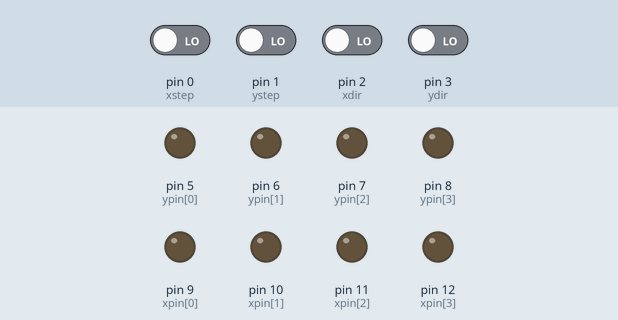
This sketch was run on a simulated Arduino Uno, built with avr-gcc and run on an emulated ATmega328P. On the bench: output pins drawn as LEDs (lit = HIGH). Inputs (shaded band) come from the test bench; at power-on: pin 0 (xstep), pin 1 (ystep), pin 2 (xdir), pin 3 (ydir) LOW.

Above: at 1.2 s.
1.3 s: pin 0 (xstep) driven HIGH
At 2.3 s:
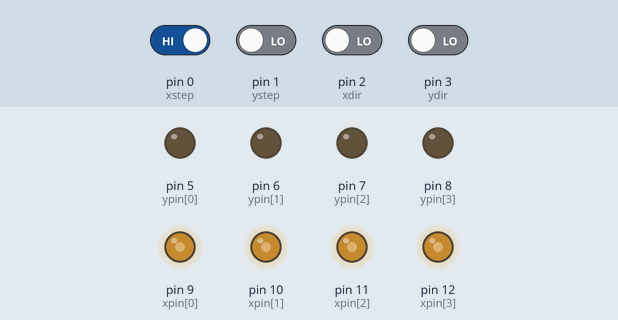
2.8 s: pin 1 (ystep) driven HIGH
At 3.9 s:
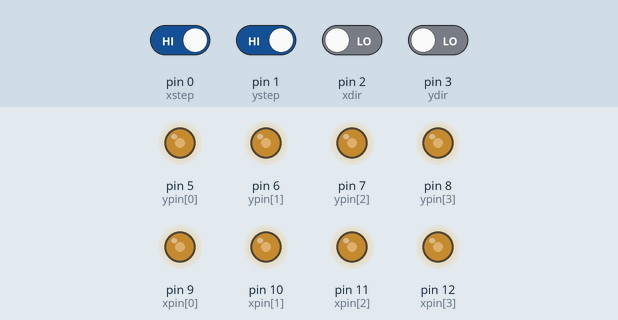
4.3 s: pin 3 (ydir) driven HIGH
At 5.5 s:
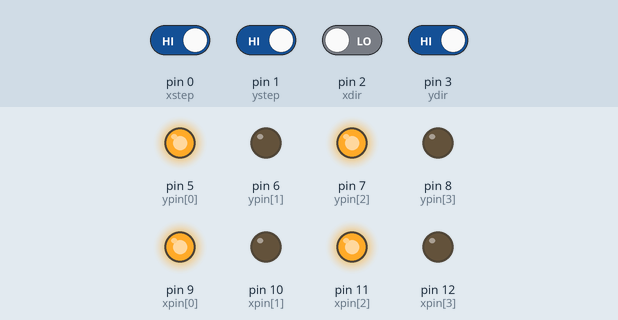
5.8 s: pin 2 (xdir) driven HIGH
At 6.6 s:
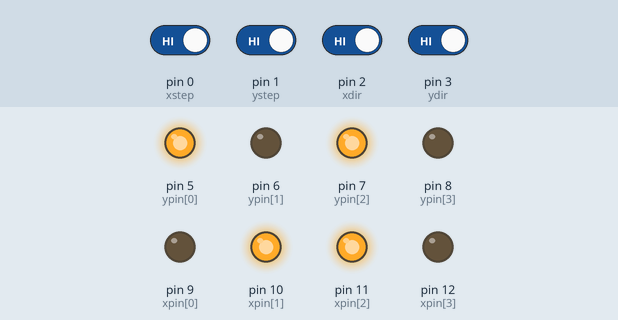
7.3 s: pin 1 (ystep) driven LOW
At 8.1 s:
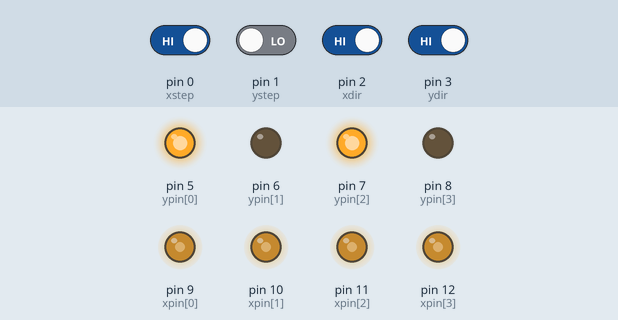
8.8 s: pin 0 (xstep) driven LOW
At 9.9 s:
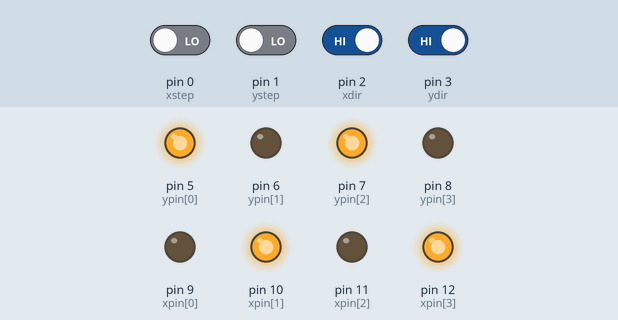
Timing chart, 0 to 11.3 s (numbered marks = the images above; inputs shaded):
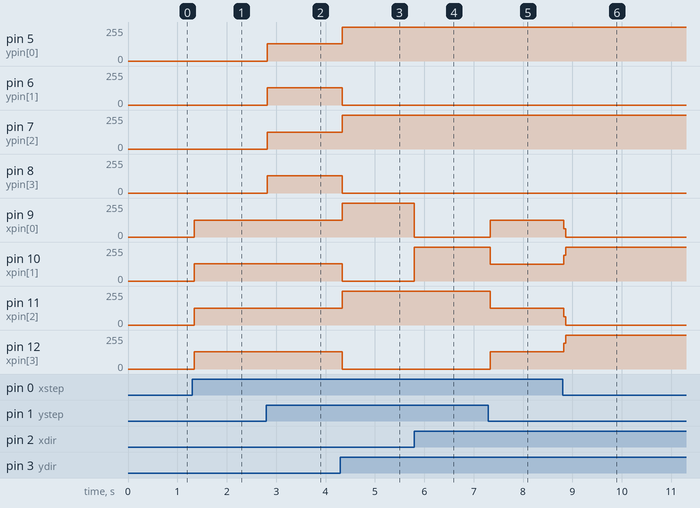

Measured:
- after the input at 1.3 s, pin 9 (xpin[0]), pin 11 (xpin[2]): 0/255 → 127/255 at once; pin 10 (xpin[1]), pin 12 (xpin[3]): 0/255 → 128/255 at once
- after the input at 2.8 s, pin 5 (ypin[0]), pin 6 (ypin[1]): 0/255 → 128/255 at once; pin 7 (ypin[2]): 0/255 → 127/255 at once; pin 8 (ypin[3]): 0/255 → 129/255 at once
- after the input at 4.3 s, pin 5 (ypin[0]): 128/255 → 255/255 at once; pin 6 (ypin[1]), pin 10 (xpin[1]), pin 12 (xpin[3]): 128/255 → 0/255 at once; pin 7 (ypin[2]), pin 9 (xpin[0]), pin 11 (xpin[2]): 127/255 → 255/255 at once; pin 8 (ypin[3]): 129/255 → 0/255 at once
- after the input at 5.8 s, pin 9 (xpin[0]): 255/255 → 0/255 at once; pin 10 (xpin[1]): 0/255 → 255/255 at once
- after the input at 7.3 s, pin 9 (xpin[0]): 0/255 → 127/255 at once; pin 10 (xpin[1]), pin 11 (xpin[2]): 255/255 → 126/255 at once; pin 12 (xpin[3]): 0/255 → 129/255 at once
- after the input at 8.8 s, pin 9 (xpin[0]): 127/255 → 0/255 at once; pin 10 (xpin[1]): 126/255 → 255/255 at once; pin 11 (xpin[2]): 126/255 → 0/255 at once; pin 12 (xpin[3]): 129/255 → 255/255 at once

The sketch:

Stepper_motor_abu_xy.ino
```cpp
//STEPPER MOTOR DRIVING PROGRAM
//MOTOR 4209L-03-01

//INPUT pin definition
//for step
int xstep = 0;
int ystep = 1;
//for direction
int xdir = 2;
int ydir = 3;
//OUTPUT pin definition
int xpin[4] = {9,10,11,12};
int ypin[4] = {5,6,7,8};

//initialize the constant
int xnum = 1;
int ynum = 1;

void setup(){
  //OUTPUT pin setting
  for(int i=0;i < 4;i++){
    pinMode(xpin[i], OUTPUT);
    pinMode(ypin[i], OUTPUT);
  }
  //INPUT pin setting
  pinMode(xstep,INPUT);
  pinMode(xdir,INPUT);
  pinMode(ystep,INPUT);
  pinMode(ydir,INPUT);
}

void loop(){
  //FOR XSTEP
  if(digitalRead(xdir) == HIGH) {
  // reverse
  if(digitalRead(xstep) == HIGH){
  switch(xnum){
  case 1:
      //STEP4
      digitalWrite(xpin[0], LOW);
      digitalWrite(xpin[1], HIGH);
      digitalWrite(xpin[2], HIGH);
      digitalWrite(xpin[3], LOW);
      xnum = 2;
      break;
  case 2:
      //STEP3
      digitalWrite(xpin[0], LOW);
      digitalWrite(xpin[1], HIGH);
      digitalWrite(xpin[2], LOW);
      digitalWrite(xpin[3], HIGH);
      xnum = 3;
      break;
  case 3:
      //STEP2
      digitalWrite(xpin[0], HIGH);
      digitalWrite(xpin[1], LOW);
      digitalWrite(xpin[2], LOW);
      digitalWrite(xpin[3], HIGH);
      xnum = 4;
      break;
  case 4:
      //STEP1
      digitalWrite(xpin[0], HIGH);
      digitalWrite(xpin[1], LOW);
      digitalWrite(xpin[2], HIGH);
      digitalWrite(xpin[3], LOW);
      xnum = 1;
      break;
     }
    }
  } else{
  if(digitalRead(xstep) == HIGH){
  switch(xnum){
    case 1:
      //STEP1
      digitalWrite(xpin[0], HIGH);
      digitalWrite(xpin[1], LOW);
      digitalWrite(xpin[2], HIGH);
      digitalWrite(xpin[3], LOW);
      xnum = 2;
      break;
    case 2:
      //STEP2
      digitalWrite(xpin[0], HIGH);
      digitalWrite(xpin[1], LOW);
      digitalWrite(xpin[2], LOW);
      digitalWrite(xpin[3], HIGH);
      xnum = 3;
      break;
    case 3:
      //STEP3
      digitalWrite(xpin[0], LOW);
      digitalWrite(xpin[1], HIGH);
      digitalWrite(xpin[2], LOW);
      digitalWrite(xpin[3], HIGH);
      xnum = 4;
      break;
    case 4:
      //STEP4
      digitalWrite(xpin[0], LOW);
      digitalWrite(xpin[1], HIGH);
      digitalWrite(xpin[2], HIGH);
      digitalWrite(xpin[3], LOW);
      xnum = 1;
      break;
     }
    }
  }

  //FOR YSTEP
  if(digitalRead(ydir) == HIGH) {
  // reverse
  if(digitalRead(ystep) == HIGH){
  switch(ynum){
  case 1:
      //STEP4
      digitalWrite(ypin[0], LOW);
      digitalWrite(ypin[1], HIGH);
      digitalWrite(ypin[2], HIGH);
      digitalWrite(ypin[3], LOW);
      ynum = 2;
      break;
  case 2:
      //STEP3
      digitalWrite(ypin[0], LOW);
      digitalWrite(ypin[1], HIGH);
      digitalWrite(ypin[2], LOW);
      digitalWrite(ypin[3], HIGH);
      ynum = 3;
      break;
  case 3:
      //STEP2
      digitalWrite(ypin[0], HIGH);
      digitalWrite(ypin[1], LOW);
      digitalWrite(ypin[2], LOW);
      digitalWrite(ypin[3], HIGH);
      ynum = 4;
      break;
  case 4:
      //STEP1
      digitalWrite(ypin[0], HIGH);
      digitalWrite(ypin[1], LOW);
      digitalWrite(ypin[2], HIGH);
      digitalWrite(ypin[3], LOW);
      xnum = 1;
      break;
     }
    }
  } else{
  if(digitalRead(ystep) == HIGH){
  switch(ynum){
    case 1:
      //STEP1
      digitalWrite(ypin[0], HIGH);
      digitalWrite(ypin[1], LOW);
      digitalWrite(ypin[2], HIGH);
      digitalWrite(ypin[3], LOW);
      ynum = 2;
      break;
    case 2:
      //STEP2
      digitalWrite(ypin[0], HIGH);
      digitalWrite(ypin[1], LOW);
      digitalWrite(ypin[2], LOW);
      digitalWrite(ypin[3], HIGH);
      ynum = 3;
      break;
    case 3:
      //STEP3
      digitalWrite(ypin[0], LOW);
      digitalWrite(ypin[1], HIGH);
      digitalWrite(ypin[2], LOW);
      digitalWrite(ypin[3], HIGH);
      ynum = 4;
      break;
    case 4:
      //STEP4
      digitalWrite(ypin[0], LOW);
      digitalWrite(ypin[1], HIGH);
      digitalWrite(ypin[2], HIGH);
      digitalWrite(ypin[3], LOW);
      ynum = 1;
      break;
     }
    }
  }

}
```
